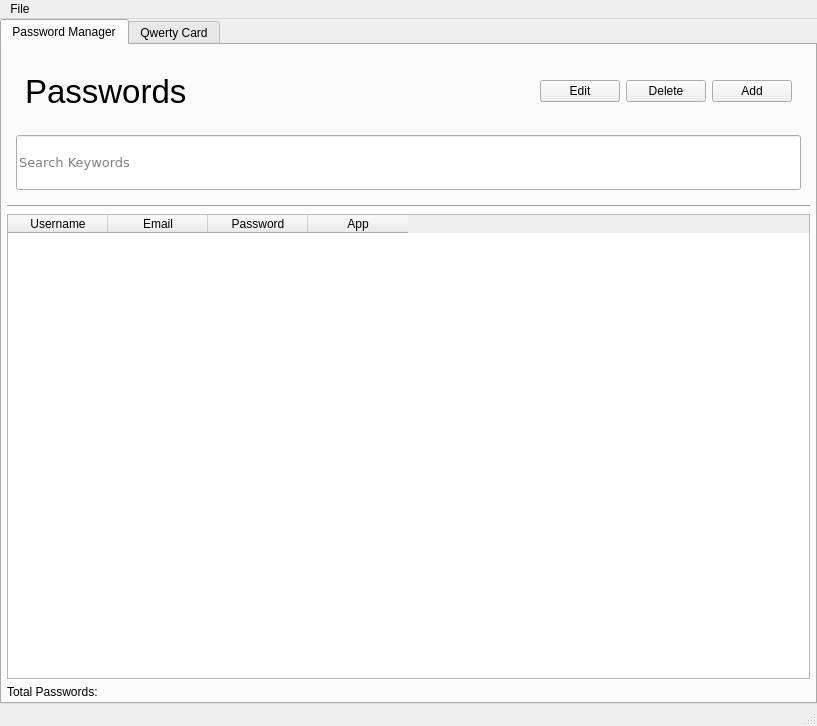
<?xml version="1.0" encoding="UTF-8"?>
<ui version="4.0">
 <class>MainWindow</class>
 <widget class="QMainWindow" name="MainWindow">
  <property name="geometry">
   <rect>
    <x>0</x>
    <y>0</y>
    <width>817</width>
    <height>726</height>
   </rect>
  </property>
  <property name="windowTitle">
   <string>MainWindow</string>
  </property>
  <widget class="QWidget" name="centralwidget">
   <layout class="QVBoxLayout" name="verticalLayout">
    <property name="leftMargin">
     <number>0</number>
    </property>
    <property name="topMargin">
     <number>0</number>
    </property>
    <property name="rightMargin">
     <number>0</number>
    </property>
    <property name="bottomMargin">
     <number>0</number>
    </property>
    <item>
     <widget class="QTabWidget" name="tabWidgetMain">
      <property name="enabled">
       <bool>true</bool>
      </property>
      <property name="currentIndex">
       <number>0</number>
      </property>
      <widget class="QWidget" name="tabPasswordManager">
       <property name="accessibleName">
        <string/>
       </property>
       <attribute name="title">
        <string>Password Manager</string>
       </attribute>
       <layout class="QVBoxLayout" name="verticalLayoutPasswordManager">
        <property name="leftMargin">
         <number>5</number>
        </property>
        <property name="topMargin">
         <number>10</number>
        </property>
        <property name="rightMargin">
         <number>5</number>
        </property>
        <property name="bottomMargin">
         <number>3</number>
        </property>
        <item>
         <widget class="QWidget" name="widgetDatabaseControlPanel" native="true">
          <layout class="QGridLayout" name="gridLayout">
           <item row="0" column="0" rowspan="2">
            <widget class="QWidget" name="widgetEditDatabaseButtons" native="true">
             <layout class="QHBoxLayout" name="horizontalLayout">
              <item>
               <widget class="QLabel" name="label">
                <property name="font">
                 <font>
                  <pointsize>25</pointsize>
                 </font>
                </property>
                <property name="text">
                 <string>Passwords</string>
                </property>
               </widget>
              </item>
              <item>
               <spacer name="horizontalSpacerTitleToButton">
                <property name="orientation">
                 <enum>Qt::Horizontal</enum>
                </property>
                <property name="sizeHint" stdset="0">
                 <size>
                  <width>40</width>
                  <height>20</height>
                 </size>
                </property>
               </spacer>
              </item>
              <item>
               <widget class="QPushButton" name="pushButtonEdit">
                <property name="text">
                 <string>Edit</string>
                </property>
               </widget>
              </item>
              <item>
               <widget class="QPushButton" name="pushButtonDelete">
                <property name="text">
                 <string>Delete</string>
                </property>
               </widget>
              </item>
              <item>
               <widget class="QPushButton" name="pushButtonAdd">
                <property name="text">
                 <string>Add</string>
                </property>
               </widget>
              </item>
             </layout>
            </widget>
           </item>
           <item row="2" column="0">
            <spacer name="verticalSpacer">
             <property name="orientation">
              <enum>Qt::Vertical</enum>
             </property>
             <property name="sizeType">
              <enum>QSizePolicy::Preferred</enum>
             </property>
             <property name="sizeHint" stdset="0">
              <size>
               <width>20</width>
               <height>10</height>
              </size>
             </property>
            </spacer>
           </item>
           <item row="3" column="0">
            <widget class="QLineEdit" name="lineEditDatabaseSearch">
             <property name="sizePolicy">
              <sizepolicy hsizetype="Expanding" vsizetype="Fixed">
               <horstretch>0</horstretch>
               <verstretch>0</verstretch>
              </sizepolicy>
             </property>
             <property name="minimumSize">
              <size>
               <width>0</width>
               <height>55</height>
              </size>
             </property>
             <property name="font">
              <font>
               <family>Verdana</family>
               <pointsize>10</pointsize>
              </font>
             </property>
             <property name="placeholderText">
              <string>Search Keywords</string>
             </property>
            </widget>
           </item>
          </layout>
         </widget>
        </item>
        <item>
         <widget class="Line" name="lineDatabaseSeperator">
          <property name="orientation">
           <enum>Qt::Horizontal</enum>
          </property>
         </widget>
        </item>
        <item>
         <widget class="QTableWidget" name="tableWidgetDatabase">
          <property name="sizeAdjustPolicy">
           <enum>QAbstractScrollArea::AdjustIgnored</enum>
          </property>
          <attribute name="horizontalHeaderCascadingSectionResizes">
           <bool>false</bool>
          </attribute>
          <attribute name="horizontalHeaderStretchLastSection">
           <bool>false</bool>
          </attribute>
          <attribute name="verticalHeaderCascadingSectionResizes">
           <bool>true</bool>
          </attribute>
          <column>
           <property name="text">
            <string>Username</string>
           </property>
          </column>
          <column>
           <property name="text">
            <string>Email</string>
           </property>
          </column>
          <column>
           <property name="text">
            <string>Password</string>
           </property>
          </column>
          <column>
           <property name="text">
            <string>App</string>
           </property>
          </column>
         </widget>
        </item>
        <item>
         <widget class="QLabel" name="labelTotalPasswords">
          <property name="text">
           <string>Total Passwords: </string>
          </property>
         </widget>
        </item>
       </layout>
      </widget>
      <widget class="QWidget" name="tabQwertyCard">
       <attribute name="title">
        <string>Qwerty Card</string>
       </attribute>
      </widget>
     </widget>
    </item>
   </layout>
  </widget>
  <widget class="QMenuBar" name="menubar">
   <property name="geometry">
    <rect>
     <x>0</x>
     <y>0</y>
     <width>817</width>
     <height>31</height>
    </rect>
   </property>
   <widget class="QMenu" name="menuFile">
    <property name="title">
     <string>File</string>
    </property>
    <addaction name="actionSave"/>
   </widget>
   <addaction name="menuFile"/>
  </widget>
  <widget class="QStatusBar" name="statusbar"/>
  <action name="actionSave">
   <property name="text">
    <string>Save</string>
   </property>
  </action>
 </widget>
 <resources/>
 <connections/>
</ui>
